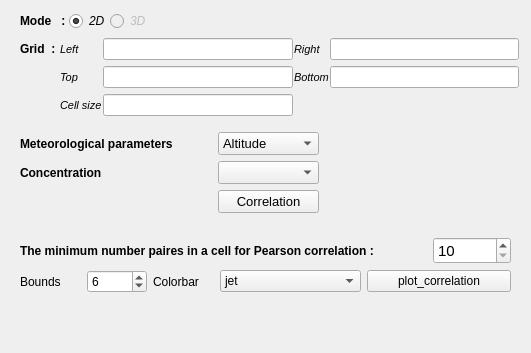
      <widget class="QWidget" name="page_correlation">
       <layout class="QGridLayout" name="gridLayout_29">
        <item row="9" column="0" colspan="3">
         <widget class="QFrame" name="frame_26">
          <property name="font">
           <font>
            <pointsize>9</pointsize>
            <weight>50</weight>
            <italic>false</italic>
            <bold>false</bold>
            <underline>false</underline>
            <strikeout>false</strikeout>
            <stylestrategy>PreferDefault</stylestrategy>
            <kerning>true</kerning>
           </font>
          </property>
          <property name="frameShape">
           <enum>QFrame::NoFrame</enum>
          </property>
          <property name="frameShadow">
           <enum>QFrame::Raised</enum>
          </property>
          <layout class="QGridLayout" name="gridLayout_25">
           <item row="0" column="0" colspan="5">
            <widget class="QLabel" name="lab_weight_correlation">
             <property name="font">
              <font>
               <pointsize>9</pointsize>
               <weight>75</weight>
               <italic>false</italic>
               <bold>true</bold>
               <underline>false</underline>
               <strikeout>false</strikeout>
               <stylestrategy>PreferDefault</stylestrategy>
               <kerning>true</kerning>
              </font>
             </property>
             <property name="text">
              <string>The minimum number paires in a cell for Pearson correlation :</string>
             </property>
            </widget>
           </item>
           <item row="0" column="5">
            <widget class="QSpinBox" name="sBox_nbr_paires_correlation">
             <property name="font">
              <font>
               <pointsize>11</pointsize>
               <weight>50</weight>
               <italic>false</italic>
               <bold>false</bold>
               <underline>false</underline>
               <strikeout>false</strikeout>
               <stylestrategy>PreferDefault</stylestrategy>
               <kerning>true</kerning>
              </font>
             </property>
             <property name="cursor">
              <cursorShape>PointingHandCursor</cursorShape>
             </property>
             <property name="minimum">
              <number>10</number>
             </property>
             <property name="maximum">
              <number>999999999</number>
             </property>
            </widget>
           </item>
           <item row="1" column="0">
            <widget class="QLabel" name="label_36">
             <property name="font">
              <font>
               <pointsize>9</pointsize>
               <weight>50</weight>
               <italic>false</italic>
               <bold>false</bold>
               <underline>false</underline>
               <strikeout>false</strikeout>
               <stylestrategy>PreferDefault</stylestrategy>
               <kerning>true</kerning>
              </font>
             </property>
             <property name="text">
              <string>Bounds</string>
             </property>
            </widget>
           </item>
           <item row="1" column="1">
            <widget class="QSpinBox" name="sBox_bounds_correlation">
             <property name="font">
              <font>
               <pointsize>9</pointsize>
               <weight>50</weight>
               <italic>false</italic>
               <bold>false</bold>
               <underline>false</underline>
               <strikeout>false</strikeout>
               <stylestrategy>PreferDefault</stylestrategy>
               <kerning>true</kerning>
              </font>
             </property>
             <property name="cursor">
              <cursorShape>PointingHandCursor</cursorShape>
             </property>
             <property name="minimum">
              <number>1</number>
             </property>
             <property name="singleStep">
              <number>1</number>
             </property>
             <property name="value">
              <number>6</number>
             </property>
            </widget>
           </item>
           <item row="1" column="2">
            <widget class="QLabel" name="label_35">
             <property name="font">
              <font>
               <pointsize>9</pointsize>
               <weight>50</weight>
               <italic>false</italic>
               <bold>false</bold>
               <underline>false</underline>
               <strikeout>false</strikeout>
               <stylestrategy>PreferDefault</stylestrategy>
               <kerning>true</kerning>
              </font>
             </property>
             <property name="text">
              <string>Colorbar</string>
             </property>
            </widget>
           </item>
           <item row="1" column="3">
            <widget class="QComboBox" name="cBox_colorbar_correlation">
             <property name="font">
              <font>
               <pointsize>9</pointsize>
               <weight>50</weight>
               <italic>false</italic>
               <bold>false</bold>
               <underline>false</underline>
               <strikeout>false</strikeout>
               <stylestrategy>PreferDefault</stylestrategy>
               <kerning>true</kerning>
              </font>
             </property>
             <property name="cursor">
              <cursorShape>PointingHandCursor</cursorShape>
             </property>
             <item>
              <property name="text">
               <string>jet</string>
              </property>
             </item>
             <item>
              <property name="text">
               <string>brewer_Spectral_11</string>
              </property>
             </item>
            </widget>
           </item>
           <item row="1" column="4" colspan="2">
            <widget class="QPushButton" name="btn_plot_correlation">
             <property name="cursor">
              <cursorShape>PointingHandCursor</cursorShape>
             </property>
             <property name="text">
              <string>plot_correlation</string>
             </property>
            </widget>
           </item>
          </layout>
         </widget>
        </item>
        <item row="1" column="0" colspan="3">
         <widget class="QFrame" name="frame_27">
          <property name="font">
           <font>
            <pointsize>9</pointsize>
            <weight>50</weight>
            <italic>false</italic>
            <bold>false</bold>
            <underline>false</underline>
            <strikeout>false</strikeout>
            <stylestrategy>PreferDefault</stylestrategy>
            <kerning>true</kerning>
           </font>
          </property>
          <property name="frameShape">
           <enum>QFrame::NoFrame</enum>
          </property>
          <property name="frameShadow">
           <enum>QFrame::Raised</enum>
          </property>
          <layout class="QGridLayout" name="gridLayout_28">
           <property name="topMargin">
            <number>1</number>
           </property>
           <property name="rightMargin">
            <number>1</number>
           </property>
           <property name="bottomMargin">
            <number>1</number>
           </property>
           <property name="horizontalSpacing">
            <number>1</number>
           </property>
           <property name="verticalSpacing">
            <number>6</number>
           </property>
           <item row="2" column="2">
            <widget class="QLabel" name="lab_cell_size_correlation">
             <property name="font">
              <font>
               <pointsize>8</pointsize>
               <weight>50</weight>
               <italic>true</italic>
               <bold>false</bold>
               <underline>false</underline>
               <strikeout>false</strikeout>
               <stylestrategy>PreferDefault</stylestrategy>
               <kerning>true</kerning>
              </font>
             </property>
             <property name="text">
              <string>Cell size</string>
             </property>
             <property name="indent">
              <number>0</number>
             </property>
            </widget>
           </item>
           <item row="2" column="3">
            <widget class="QLineEdit" name="ledit_cell_size_correlation">
             <property name="cursor">
              <cursorShape>PointingHandCursor</cursorShape>
             </property>
             <property name="text">
              <string/>
             </property>
            </widget>
           </item>
           <item row="1" column="5">
            <widget class="QLineEdit" name="ledit_bottom_correlation">
             <property name="cursor">
              <cursorShape>PointingHandCursor</cursorShape>
             </property>
             <property name="text">
              <string/>
             </property>
            </widget>
           </item>
           <item row="0" column="4">
            <widget class="QLabel" name="lab_right_correlation">
             <property name="font">
              <font>
               <pointsize>8</pointsize>
               <weight>50</weight>
               <italic>true</italic>
               <bold>false</bold>
               <underline>false</underline>
               <strikeout>false</strikeout>
               <stylestrategy>PreferDefault</stylestrategy>
               <kerning>true</kerning>
              </font>
             </property>
             <property name="text">
              <string>Right</string>
             </property>
             <property name="indent">
              <number>0</number>
             </property>
            </widget>
           </item>
           <item row="0" column="5">
            <widget class="QLineEdit" name="ledit_right_correlation">
             <property name="cursor">
              <cursorShape>PointingHandCursor</cursorShape>
             </property>
             <property name="text">
              <string/>
             </property>
            </widget>
           </item>
           <item row="1" column="4">
            <widget class="QLabel" name="lab_bottom_correlation">
             <property name="font">
              <font>
               <pointsize>8</pointsize>
               <weight>50</weight>
               <italic>true</italic>
               <bold>false</bold>
               <underline>false</underline>
               <strikeout>false</strikeout>
               <stylestrategy>PreferDefault</stylestrategy>
               <kerning>true</kerning>
              </font>
             </property>
             <property name="text">
              <string>Bottom</string>
             </property>
             <property name="margin">
              <number>0</number>
             </property>
             <property name="indent">
              <number>0</number>
             </property>
             <property name="textInteractionFlags">
              <set>Qt::LinksAccessibleByMouse</set>
             </property>
            </widget>
           </item>
           <item row="1" column="3">
            <widget class="QLineEdit" name="ledit_top_correlation">
             <property name="cursor">
              <cursorShape>PointingHandCursor</cursorShape>
             </property>
             <property name="text">
              <string/>
             </property>
            </widget>
           </item>
           <item row="0" column="0" colspan="2">
            <widget class="QLabel" name="lab_Grid_correlation">
             <property name="font">
              <font>
               <pointsize>9</pointsize>
               <weight>75</weight>
               <italic>false</italic>
               <bold>true</bold>
               <underline>false</underline>
               <strikeout>false</strikeout>
               <stylestrategy>PreferDefault</stylestrategy>
               <kerning>false</kerning>
              </font>
             </property>
             <property name="text">
              <string>Grid  : </string>
             </property>
            </widget>
           </item>
           <item row="0" column="2">
            <widget class="QLabel" name="lab_left_correlation">
             <property name="font">
              <font>
               <pointsize>8</pointsize>
               <weight>50</weight>
               <italic>true</italic>
               <bold>false</bold>
               <underline>false</underline>
               <strikeout>false</strikeout>
               <stylestrategy>PreferDefault</stylestrategy>
               <kerning>true</kerning>
              </font>
             </property>
             <property name="text">
              <string>Left</string>
             </property>
             <property name="indent">
              <number>0</number>
             </property>
            </widget>
           </item>
           <item row="1" column="2">
            <widget class="QLabel" name="lab_top_correlation">
             <property name="font">
              <font>
               <pointsize>8</pointsize>
               <weight>50</weight>
               <italic>true</italic>
               <bold>false</bold>
               <underline>false</underline>
               <strikeout>false</strikeout>
               <stylestrategy>PreferDefault</stylestrategy>
               <kerning>true</kerning>
              </font>
             </property>
             <property name="text">
              <string>Top</string>
             </property>
             <property name="indent">
              <number>0</number>
             </property>
            </widget>
           </item>
           <item row="0" column="3">
            <widget class="QLineEdit" name="ledit_left_cwt_correlation">
             <property name="enabled">
              <bool>true</bool>
             </property>
             <property name="maximumSize">
              <size>
               <width>16777215</width>
               <height>16777215</height>
              </size>
             </property>
             <property name="cursor">
              <cursorShape>PointingHandCursor</cursorShape>
             </property>
             <property name="text">
              <string/>
             </property>
            </widget>
           </item>
          </layout>
         </widget>
        </item>
        <item row="0" column="0" colspan="3">
         <widget class="QFrame" name="frame_25">
          <property name="maximumSize">
           <size>
            <width>16777215</width>
            <height>40</height>
           </size>
          </property>
          <property name="frameShape">
           <enum>QFrame::NoFrame</enum>
          </property>
          <property name="frameShadow">
           <enum>QFrame::Raised</enum>
          </property>
          <layout class="QHBoxLayout" name="horizontalLayout_5">
           <property name="spacing">
            <number>0</number>
           </property>
           <property name="leftMargin">
            <number>9</number>
           </property>
           <property name="topMargin">
            <number>0</number>
           </property>
           <property name="rightMargin">
            <number>0</number>
           </property>
           <property name="bottomMargin">
            <number>0</number>
           </property>
           <item>
            <widget class="QLabel" name="lab_mode_correlation">
             <property name="maximumSize">
              <size>
               <width>16777215</width>
               <height>40</height>
              </size>
             </property>
             <property name="font">
              <font>
               <pointsize>9</pointsize>
               <weight>75</weight>
               <italic>false</italic>
               <bold>true</bold>
               <underline>false</underline>
               <strikeout>false</strikeout>
               <stylestrategy>PreferDefault</stylestrategy>
               <kerning>true</kerning>
              </font>
             </property>
             <property name="text">
              <string>Mode   : </string>
             </property>
            </widget>
           </item>
           <item>
            <widget class="QRadioButton" name="btn_rd_2D_correlation">
             <property name="font">
              <font>
               <pointsize>9</pointsize>
               <weight>50</weight>
               <italic>true</italic>
               <bold>false</bold>
               <underline>false</underline>
               <strikeout>false</strikeout>
               <stylestrategy>PreferDefault</stylestrategy>
               <kerning>true</kerning>
              </font>
             </property>
             <property name="cursor">
              <cursorShape>PointingHandCursor</cursorShape>
             </property>
             <property name="text">
              <string>2D</string>
             </property>
             <property name="iconSize">
              <size>
               <width>16</width>
               <height>16</height>
              </size>
             </property>
             <property name="checked">
              <bool>true</bool>
             </property>
            </widget>
           </item>
           <item>
            <widget class="QRadioButton" name="btn_rd_3D_correlation">
             <property name="enabled">
              <bool>false</bool>
             </property>
             <property name="font">
              <font>
               <pointsize>9</pointsize>
               <weight>50</weight>
               <italic>true</italic>
               <bold>false</bold>
               <underline>false</underline>
               <strikeout>false</strikeout>
               <stylestrategy>PreferDefault</stylestrategy>
               <kerning>true</kerning>
              </font>
             </property>
             <property name="cursor">
              <cursorShape>PointingHandCursor</cursorShape>
             </property>
             <property name="text">
              <string>3D</string>
             </property>
             <property name="checked">
              <bool>false</bool>
             </property>
            </widget>
           </item>
           <item>
            <spacer name="horizontalSpacer_30">
             <property name="orientation">
              <enum>Qt::Horizontal</enum>
             </property>
             <property name="sizeHint" stdset="0">
              <size>
               <width>10</width>
               <height>10</height>
              </size>
             </property>
            </spacer>
           </item>
          </layout>
         </widget>
        </item>
        <item row="2" column="0" colspan="3">
         <widget class="QFrame" name="frame_28">
          <property name="font">
           <font>
            <pointsize>10</pointsize>
           </font>
          </property>
          <property name="frameShape">
           <enum>QFrame::NoFrame</enum>
          </property>
          <property name="frameShadow">
           <enum>QFrame::Raised</enum>
          </property>
          <layout class="QGridLayout" name="gridLayout_30">
           <item row="3" column="3">
            <spacer name="horizontalSpacer_32">
             <property name="orientation">
              <enum>Qt::Horizontal</enum>
             </property>
             <property name="sizeHint" stdset="0">
              <size>
               <width>192</width>
               <height>20</height>
              </size>
             </property>
            </spacer>
           </item>
           <item row="3" column="1">
            <widget class="QPushButton" name="btn_correlation">
             <property name="font">
              <font>
               <pointsize>10</pointsize>
               <weight>50</weight>
               <italic>false</italic>
               <bold>false</bold>
               <underline>false</underline>
               <strikeout>false</strikeout>
               <stylestrategy>PreferDefault</stylestrategy>
               <kerning>true</kerning>
              </font>
             </property>
             <property name="cursor">
              <cursorShape>PointingHandCursor</cursorShape>
             </property>
             <property name="text">
              <string>Correlation</string>
             </property>
            </widget>
           </item>
           <item row="3" column="0">
            <spacer name="horizontalSpacer_33">
             <property name="orientation">
              <enum>Qt::Horizontal</enum>
             </property>
             <property name="sizeHint" stdset="0">
              <size>
               <width>192</width>
               <height>20</height>
              </size>
             </property>
            </spacer>
           </item>
           <item row="2" column="0">
            <widget class="QLabel" name="label_13">
             <property name="font">
              <font>
               <pointsize>9</pointsize>
               <weight>75</weight>
               <bold>true</bold>
              </font>
             </property>
             <property name="text">
              <string>Concentration</string>
             </property>
            </widget>
           </item>
           <item row="0" column="0">
            <widget class="QLabel" name="label_8">
             <property name="font">
              <font>
               <pointsize>9</pointsize>
               <weight>75</weight>
               <bold>true</bold>
              </font>
             </property>
             <property name="text">
              <string>Meteorological parameters </string>
             </property>
            </widget>
           </item>
           <item row="0" column="1">
            <widget class="QComboBox" name="cBox_meteorological_parameters_correlation">
             <property name="cursor">
              <cursorShape>PointingHandCursor</cursorShape>
             </property>
             <item>
              <property name="text">
               <string>Altitude</string>
              </property>
             </item>
             <item>
              <property name="text">
               <string>PRESSURE</string>
              </property>
             </item>
             <item>
              <property name="text">
               <string>THETA</string>
              </property>
             </item>
             <item>
              <property name="text">
               <string>AIR_TEMP</string>
              </property>
             </item>
             <item>
              <property name="text">
               <string>RAINFALL</string>
              </property>
             </item>
             <item>
              <property name="text">
               <string>MIXDEPTH</string>
              </property>
             </item>
             <item>
              <property name="text">
               <string>RELHUMID</string>
              </property>
             </item>
             <item>
              <property name="text">
               <string>SPCHUMID</string>
              </property>
             </item>
             <item>
              <property name="text">
               <string>H2OMIXRA</string>
              </property>
             </item>
             <item>
              <property name="text">
               <string>TERR_MSL</string>
              </property>
             </item>
             <item>
              <property name="text">
               <string>SUN_FLUX</string>
              </property>
             </item>
            </widget>
           </item>
           <item row="2" column="1">
            <widget class="QComboBox" name="cBox_data_correlation">
             <property name="cursor">
              <cursorShape>PointingHandCursor</cursorShape>
             </property>
            </widget>
           </item>
          </layout>
         </widget>
        </item>
        <item row="10" column="0">
         <spacer name="verticalSpacer_9">
          <property name="orientation">
           <enum>Qt::Vertical</enum>
          </property>
          <property name="sizeHint" stdset="0">
           <size>
            <width>20</width>
            <height>40</height>
           </size>
          </property>
         </spacer>
        </item>
       </layout>
      </widget>
